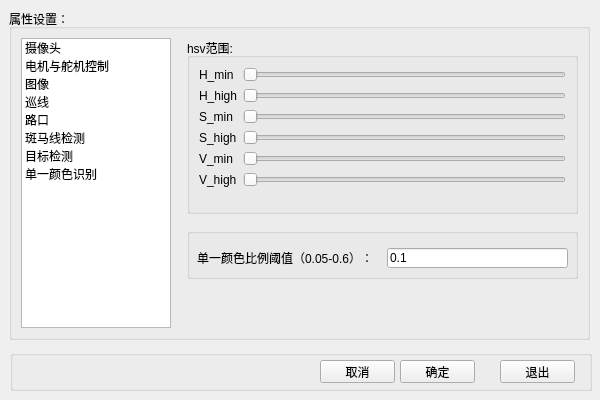
<?xml version="1.0" encoding="UTF-8"?>
<ui version="4.0">
 <class>Form</class>
 <widget class="QWidget" name="Form">
  <property name="geometry">
   <rect>
    <x>0</x>
    <y>0</y>
    <width>600</width>
    <height>400</height>
   </rect>
  </property>
  <property name="windowTitle">
   <string>Form</string>
  </property>
  <widget class="QGroupBox" name="groupBox_6">
   <property name="geometry">
    <rect>
     <x>10</x>
     <y>350</y>
     <width>582</width>
     <height>41</height>
    </rect>
   </property>
   <property name="maximumSize">
    <size>
     <width>16777215</width>
     <height>60</height>
    </size>
   </property>
   <property name="title">
    <string/>
   </property>
   <widget class="QPushButton" name="btnOk">
    <property name="geometry">
     <rect>
      <x>390</x>
      <y>10</y>
      <width>75</width>
      <height>23</height>
     </rect>
    </property>
    <property name="text">
     <string>确定</string>
    </property>
   </widget>
   <widget class="QPushButton" name="btnCancel">
    <property name="geometry">
     <rect>
      <x>310</x>
      <y>10</y>
      <width>75</width>
      <height>23</height>
     </rect>
    </property>
    <property name="text">
     <string>取消</string>
    </property>
   </widget>
   <widget class="QPushButton" name="btnQuit">
    <property name="geometry">
     <rect>
      <x>490</x>
      <y>10</y>
      <width>75</width>
      <height>23</height>
     </rect>
    </property>
    <property name="text">
     <string>退出</string>
    </property>
   </widget>
  </widget>
  <widget class="QGroupBox" name="groupBox_7">
   <property name="geometry">
    <rect>
     <x>9</x>
     <y>9</y>
     <width>581</width>
     <height>331</height>
    </rect>
   </property>
   <property name="maximumSize">
    <size>
     <width>16777215</width>
     <height>350</height>
    </size>
   </property>
   <property name="title">
    <string>属性设置：</string>
   </property>
   <layout class="QHBoxLayout" name="horizontalLayout">
    <item>
     <widget class="QListWidget" name="listWidget">
      <property name="maximumSize">
       <size>
        <width>150</width>
        <height>16777215</height>
       </size>
      </property>
      <item>
       <property name="text">
        <string>摄像头</string>
       </property>
      </item>
      <item>
       <property name="text">
        <string>电机与舵机控制</string>
       </property>
      </item>
      <item>
       <property name="text">
        <string>图像</string>
       </property>
      </item>
      <item>
       <property name="text">
        <string>巡线</string>
       </property>
      </item>
      <item>
       <property name="text">
        <string>路口</string>
       </property>
      </item>
      <item>
       <property name="text">
        <string>斑马线检测</string>
       </property>
      </item>
      <item>
       <property name="text">
        <string>目标检测</string>
       </property>
      </item>
      <item>
       <property name="text">
        <string>单一颜色识别</string>
       </property>
      </item>
     </widget>
    </item>
    <item>
     <widget class="QStackedWidget" name="stackedWidget">
      <property name="currentIndex">
       <number>6</number>
      </property>
      <widget class="QWidget" name="camera">
       <layout class="QFormLayout" name="formLayout">
        <item row="1" column="0">
         <widget class="QLabel" name="label">
          <property name="text">
           <string>巡线摄像头：</string>
          </property>
         </widget>
        </item>
        <item row="1" column="1">
         <widget class="QComboBox" name="comboBox">
          <item>
           <property name="text">
            <string>摄像头1</string>
           </property>
          </item>
          <item>
           <property name="text">
            <string>摄像头2</string>
           </property>
          </item>
         </widget>
        </item>
        <item row="2" column="0">
         <widget class="QLabel" name="label_2">
          <property name="text">
           <string>目标检测摄像头：</string>
          </property>
         </widget>
        </item>
        <item row="2" column="1">
         <widget class="QComboBox" name="comboBox_2">
          <item>
           <property name="text">
            <string>摄像头1</string>
           </property>
          </item>
          <item>
           <property name="text">
            <string>摄像头2</string>
           </property>
          </item>
         </widget>
        </item>
        <item row="0" column="0">
         <spacer name="verticalSpacer_2">
          <property name="orientation">
           <enum>Qt::Vertical</enum>
          </property>
          <property name="sizeHint" stdset="0">
           <size>
            <width>20</width>
            <height>20</height>
           </size>
          </property>
         </spacer>
        </item>
       </layout>
      </widget>
      <widget class="QWidget" name="CarController">
       <layout class="QVBoxLayout" name="verticalLayout">
        <item>
         <widget class="QGroupBox" name="groupBox">
          <property name="title">
           <string>Arduino</string>
          </property>
          <property name="checkable">
           <bool>true</bool>
          </property>
          <widget class="QLabel" name="label_3">
           <property name="geometry">
            <rect>
             <x>30</x>
             <y>20</y>
             <width>81</width>
             <height>16</height>
            </rect>
           </property>
           <property name="text">
            <string>Arduino端口：</string>
           </property>
          </widget>
          <widget class="QComboBox" name="comboBox_3">
           <property name="geometry">
            <rect>
             <x>120</x>
             <y>20</y>
             <width>231</width>
             <height>22</height>
            </rect>
           </property>
           <item>
            <property name="text">
             <string>ttyACM0（原装版）</string>
            </property>
           </item>
           <item>
            <property name="text">
             <string>ttyUSB0（ch340版）</string>
            </property>
           </item>
          </widget>
          <widget class="QCheckBox" name="checkBox">
           <property name="geometry">
            <rect>
             <x>30</x>
             <y>80</y>
             <width>161</width>
             <height>16</height>
            </rect>
           </property>
           <property name="text">
            <string>接收Arduino端发送的信息</string>
           </property>
          </widget>
          <widget class="QLabel" name="label_4">
           <property name="geometry">
            <rect>
             <x>30</x>
             <y>50</y>
             <width>81</width>
             <height>16</height>
            </rect>
           </property>
           <property name="text">
            <string>Arduino波特率：</string>
           </property>
          </widget>
          <widget class="QComboBox" name="comboBox_4">
           <property name="geometry">
            <rect>
             <x>120</x>
             <y>50</y>
             <width>231</width>
             <height>22</height>
            </rect>
           </property>
           <item>
            <property name="text">
             <string>115200</string>
            </property>
           </item>
           <item>
            <property name="text">
             <string>57600</string>
            </property>
           </item>
           <item>
            <property name="text">
             <string>38400</string>
            </property>
           </item>
           <item>
            <property name="text">
             <string>28800</string>
            </property>
           </item>
           <item>
            <property name="text">
             <string>19200</string>
            </property>
           </item>
           <item>
            <property name="text">
             <string>14400</string>
            </property>
           </item>
           <item>
            <property name="text">
             <string>9600</string>
            </property>
           </item>
          </widget>
         </widget>
        </item>
        <item>
         <widget class="QGroupBox" name="groupBox_2">
          <property name="title">
           <string>PCA9685</string>
          </property>
          <property name="checkable">
           <bool>true</bool>
          </property>
          <property name="checked">
           <bool>false</bool>
          </property>
         </widget>
        </item>
        <item>
         <widget class="QGroupBox" name="groupBox_3">
          <property name="title">
           <string>速度控制：</string>
          </property>
          <widget class="QLabel" name="label_5">
           <property name="geometry">
            <rect>
             <x>20</x>
             <y>30</y>
             <width>191</width>
             <height>16</height>
            </rect>
           </property>
           <property name="text">
            <string>小车正常行走速度（50-200）：</string>
           </property>
          </widget>
          <widget class="QLineEdit" name="lineEdit">
           <property name="geometry">
            <rect>
             <x>200</x>
             <y>30</y>
             <width>113</width>
             <height>20</height>
            </rect>
           </property>
           <property name="text">
            <string>100</string>
           </property>
          </widget>
          <widget class="QLabel" name="label_6">
           <property name="geometry">
            <rect>
             <x>20</x>
             <y>70</y>
             <width>191</width>
             <height>16</height>
            </rect>
           </property>
           <property name="text">
            <string>巡线偏转比例控制（0.1-1）：</string>
           </property>
          </widget>
          <widget class="QLineEdit" name="lineEdit_2">
           <property name="geometry">
            <rect>
             <x>200</x>
             <y>70</y>
             <width>113</width>
             <height>20</height>
            </rect>
           </property>
           <property name="text">
            <string>0.4</string>
           </property>
          </widget>
         </widget>
        </item>
       </layout>
      </widget>
      <widget class="QWidget" name="image_init">
       <layout class="QFormLayout" name="formLayout_5">
        <item row="1" column="0">
         <widget class="QLabel" name="label_7">
          <property name="text">
           <string>转换为二值图的阈值（0-255）：</string>
          </property>
         </widget>
        </item>
        <item row="1" column="1">
         <widget class="QLineEdit" name="lineEdit_3"/>
        </item>
        <item row="2" column="0" colspan="2">
         <widget class="QCheckBox" name="checkBox_2">
          <property name="text">
           <string>黑白翻转（白色底黑色线时打钩）</string>
          </property>
         </widget>
        </item>
        <item row="3" column="0">
         <widget class="QLabel" name="label_8">
          <property name="text">
           <string>膨胀或腐蚀的核（例如：3，3）：</string>
          </property>
         </widget>
        </item>
        <item row="3" column="1">
         <widget class="QLineEdit" name="lineEdit_4"/>
        </item>
        <item row="4" column="0">
         <widget class="QLabel" name="label_9">
          <property name="text">
           <string>膨胀或腐蚀的轮次（例如：2）：</string>
          </property>
         </widget>
        </item>
        <item row="4" column="1">
         <widget class="QLineEdit" name="lineEdit_5"/>
        </item>
        <item row="0" column="0">
         <spacer name="verticalSpacer">
          <property name="orientation">
           <enum>Qt::Vertical</enum>
          </property>
          <property name="sizeHint" stdset="0">
           <size>
            <width>20</width>
            <height>20</height>
           </size>
          </property>
         </spacer>
        </item>
       </layout>
      </widget>
      <widget class="QWidget" name="follow_line">
       <layout class="QFormLayout" name="formLayout_4">
        <item row="3" column="0">
         <widget class="QLabel" name="label_20">
          <property name="text">
           <string>扫描引导线的方向：</string>
          </property>
         </widget>
        </item>
        <item row="3" column="1">
         <widget class="QComboBox" name="comboBox_9">
          <item>
           <property name="text">
            <string>从左到右扫描图像</string>
           </property>
          </item>
          <item>
           <property name="text">
            <string>从右到左扫描图像</string>
           </property>
          </item>
         </widget>
        </item>
        <item row="4" column="0">
         <widget class="QLabel" name="label_19">
          <property name="text">
           <string>连续白点的阈值（5-100）：</string>
          </property>
         </widget>
        </item>
        <item row="4" column="1">
         <widget class="QLineEdit" name="lineEdit_11">
          <property name="text">
           <string>20</string>
          </property>
         </widget>
        </item>
        <item row="2" column="0">
         <spacer name="verticalSpacer_3">
          <property name="orientation">
           <enum>Qt::Vertical</enum>
          </property>
          <property name="sizeHint" stdset="0">
           <size>
            <width>20</width>
            <height>20</height>
           </size>
          </property>
         </spacer>
        </item>
       </layout>
      </widget>
      <widget class="QWidget" name="find_intersection">
       <layout class="QFormLayout" name="formLayout_3">
        <item row="1" column="0">
         <widget class="QLabel" name="label_21">
          <property name="text">
           <string>路口扫描的半径（80-160）：</string>
          </property>
         </widget>
        </item>
        <item row="1" column="1">
         <widget class="QLineEdit" name="lineEdit_12">
          <property name="text">
           <string>140</string>
          </property>
         </widget>
        </item>
        <item row="2" column="0">
         <widget class="QLabel" name="label_23">
          <property name="text">
           <string>圆弧上连续白点的阈值（3-15）：</string>
          </property>
         </widget>
        </item>
        <item row="2" column="1">
         <widget class="QLineEdit" name="lineEdit_14">
          <property name="text">
           <string>5</string>
          </property>
         </widget>
        </item>
        <item row="3" column="0">
         <widget class="QLabel" name="label_24">
          <property name="text">
           <string>重复检测圆弧的次数（1-4）：</string>
          </property>
         </widget>
        </item>
        <item row="3" column="1">
         <widget class="QLineEdit" name="lineEdit_15">
          <property name="text">
           <string>2</string>
          </property>
         </widget>
        </item>
        <item row="4" column="0">
         <widget class="QLabel" name="label_25">
          <property name="text">
           <string>检测到路口后延迟时间（1-10秒）：</string>
          </property>
         </widget>
        </item>
        <item row="4" column="1">
         <widget class="QLineEdit" name="lineEdit_16">
          <property name="text">
           <string>10</string>
          </property>
         </widget>
        </item>
        <item row="0" column="0">
         <spacer name="verticalSpacer_4">
          <property name="orientation">
           <enum>Qt::Vertical</enum>
          </property>
          <property name="sizeHint" stdset="0">
           <size>
            <width>20</width>
            <height>20</height>
           </size>
          </property>
         </spacer>
        </item>
       </layout>
      </widget>
      <widget class="QWidget" name="find_zebra_crossing">
       <layout class="QFormLayout" name="formLayout_6">
        <item row="1" column="0">
         <widget class="QLabel" name="label_26">
          <property name="text">
           <string>斑马线连续白点的阈值（3-15）：</string>
          </property>
         </widget>
        </item>
        <item row="1" column="1">
         <widget class="QLineEdit" name="lineEdit_17">
          <property name="text">
           <string>4</string>
          </property>
         </widget>
        </item>
        <item row="2" column="0">
         <widget class="QLabel" name="label_27">
          <property name="text">
           <string>连续检测到多少个白线（2-5）：</string>
          </property>
         </widget>
        </item>
        <item row="2" column="1">
         <widget class="QLineEdit" name="lineEdit_18">
          <property name="text">
           <string>3</string>
          </property>
         </widget>
        </item>
        <item row="3" column="0">
         <widget class="QLabel" name="label_28">
          <property name="text">
           <string>检测到斑马线后延迟时间（10-20秒）：</string>
          </property>
         </widget>
        </item>
        <item row="3" column="1">
         <widget class="QLineEdit" name="lineEdit_19">
          <property name="text">
           <string>10</string>
          </property>
         </widget>
        </item>
        <item row="0" column="0">
         <spacer name="verticalSpacer_5">
          <property name="orientation">
           <enum>Qt::Vertical</enum>
          </property>
          <property name="sizeHint" stdset="0">
           <size>
            <width>20</width>
            <height>20</height>
           </size>
          </property>
         </spacer>
        </item>
       </layout>
      </widget>
      <widget class="QWidget" name="page">
       <widget class="QGroupBox" name="groupBox_4">
        <property name="geometry">
         <rect>
          <x>10</x>
          <y>0</y>
          <width>391</width>
          <height>176</height>
         </rect>
        </property>
        <property name="title">
         <string>hsv范围:</string>
        </property>
        <layout class="QFormLayout" name="formLayout_2">
         <item row="0" column="0">
          <widget class="QLabel" name="label_10">
           <property name="text">
            <string>H_min</string>
           </property>
          </widget>
         </item>
         <item row="0" column="1">
          <widget class="QSlider" name="horizontalSlider">
           <property name="orientation">
            <enum>Qt::Horizontal</enum>
           </property>
          </widget>
         </item>
         <item row="1" column="0">
          <widget class="QLabel" name="label_11">
           <property name="text">
            <string>H_high</string>
           </property>
          </widget>
         </item>
         <item row="1" column="1">
          <widget class="QSlider" name="horizontalSlider_2">
           <property name="orientation">
            <enum>Qt::Horizontal</enum>
           </property>
          </widget>
         </item>
         <item row="2" column="0">
          <widget class="QLabel" name="label_12">
           <property name="text">
            <string>S_min</string>
           </property>
          </widget>
         </item>
         <item row="2" column="1">
          <widget class="QSlider" name="horizontalSlider_4">
           <property name="orientation">
            <enum>Qt::Horizontal</enum>
           </property>
          </widget>
         </item>
         <item row="3" column="0">
          <widget class="QLabel" name="label_13">
           <property name="text">
            <string>S_high</string>
           </property>
          </widget>
         </item>
         <item row="3" column="1">
          <widget class="QSlider" name="horizontalSlider_3">
           <property name="orientation">
            <enum>Qt::Horizontal</enum>
           </property>
          </widget>
         </item>
         <item row="4" column="0">
          <widget class="QLabel" name="label_15">
           <property name="text">
            <string>V_min</string>
           </property>
          </widget>
         </item>
         <item row="4" column="1">
          <widget class="QSlider" name="horizontalSlider_6">
           <property name="orientation">
            <enum>Qt::Horizontal</enum>
           </property>
          </widget>
         </item>
         <item row="5" column="0">
          <widget class="QLabel" name="label_14">
           <property name="text">
            <string>V_high</string>
           </property>
          </widget>
         </item>
         <item row="5" column="1">
          <widget class="QSlider" name="horizontalSlider_5">
           <property name="orientation">
            <enum>Qt::Horizontal</enum>
           </property>
          </widget>
         </item>
        </layout>
       </widget>
       <widget class="QGroupBox" name="groupBox_5">
        <property name="geometry">
         <rect>
          <x>10</x>
          <y>190</y>
          <width>391</width>
          <height>51</height>
         </rect>
        </property>
        <property name="title">
         <string/>
        </property>
        <widget class="QLineEdit" name="lineEdit_20">
         <property name="geometry">
          <rect>
           <x>200</x>
           <y>20</y>
           <width>181</width>
           <height>20</height>
          </rect>
         </property>
         <property name="text">
          <string>0.1</string>
         </property>
        </widget>
        <widget class="QLabel" name="label_29">
         <property name="geometry">
          <rect>
           <x>10</x>
           <y>20</y>
           <width>180</width>
           <height>20</height>
          </rect>
         </property>
         <property name="text">
          <string>单一颜色比例阈值（0.05-0.6）：</string>
         </property>
        </widget>
       </widget>
      </widget>
     </widget>
    </item>
   </layout>
  </widget>
 </widget>
 <resources/>
 <connections/>
</ui>
